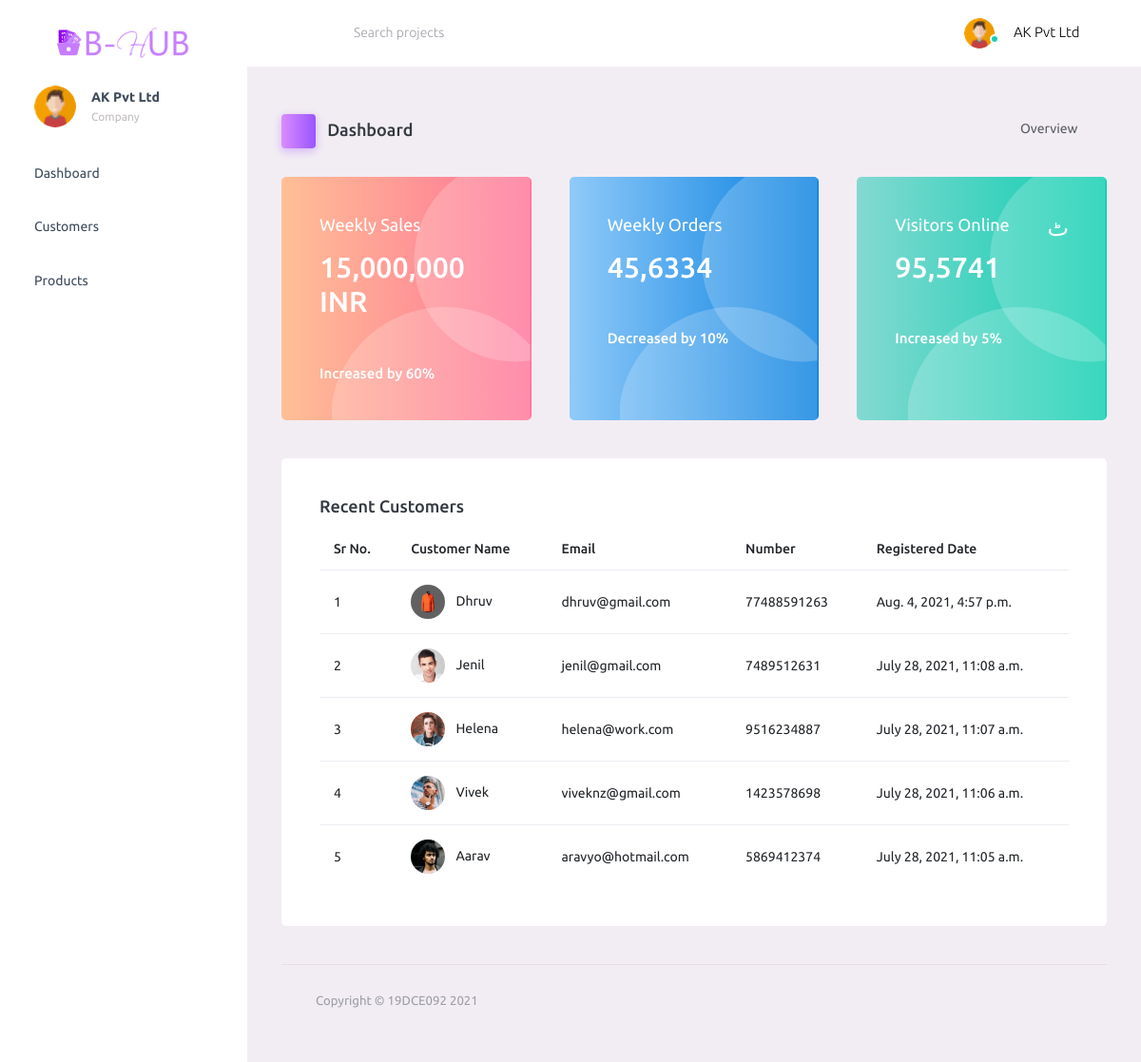
The app's page /dashboard/ (signed in) with its own data.
### app1/models.py (models this page shows, shortened)
class Company_Details(models.Model):
    company_name = models.CharField(default="",blank=True,null=True,max_length=250)
    company_email = models.EmailField(default="",blank=True,null=True,max_length=250)
    company_number = models.PositiveIntegerField(default=0,blank=True,null=True)
    company_address = models.TextField(default="")
    company_password = models.CharField(default="",blank=True,null=True,max_length=250)
    company_regdate = models.DateField(auto_now=True,blank=True,null=True)
    company_profile = models.ImageField(upload_to="CompanyProfile/",default="",blank=True,null=True,max_length=300)

class Company_customer(models.Model):
    comp = models.ForeignKey('Company_Details',on_delete=models.CASCADE,blank=True,null=True)
    customer_name = models.CharField(default="",blank=True,null=True,max_length=250)
    customer_email = models.EmailField(default="",blank=True,null=True,max_length=250)
    customer_number = models.PositiveIntegerField(default="",blank=True,null=True)
    customer_address1 = models.TextField(default="")
    customer_address2 = models.TextField(default="")
    customer_password = models.CharField(default="",blank=True,null=True,max_length=250)
    customer_regdate = models.DateTimeField(auto_now_add=True,blank=True,null=True)
    customer_profile = models.ImageField(upload_to="CustomerProfile/",default="",blank=True,null=True,max_length=300)

### app1/views.py (the view)
# urls.py: path('dashboard/',dashboard,name='dashboard'),
def dashboard(request):
    if 'comp_user' in request.session.keys():
        user = Company_Details.objects.get(id = int( request.session['comp_user']))
        cust = Company_customer.objects.filter(comp = user)
        return render(request,'dashboard/index.html',{'USER':user,'cust':cust})
    else:
       return redirect('login')

### app1/templates/dashboard/index.html (shortened to what this page needs)
{% extends 'base/dashboardbase.html' %}
{% load static %}
{% block maincontent %}
<div class="content-wrapper">
                    <div class="page-header">
                        <h3 class="page-title">
                            <span class="page-title-icon bg-gradient-primary text-white mr-2"><i class="mdi mdi-home"></i></span> Dashboard</h3>
                        <nav aria-label="breadcrumb">
                            <ul class="breadcrumb">
                                <li class="breadcrumb-item active" aria-current="page">
                                    Overview <i class="mdi mdi-alert-circle-outline icon-sm text-primary align-middle"></i>
                                </li>
                            </ul>
                        </nav>
                    </div>
                    <div class="row">
                        <div class="col-md-4 stretch-card grid-margin">
                            <div class="card bg-gradient-danger card-img-holder text-white">
                                <div class="card-body">
                                    <img src="{% static 'dashboard/images/dashboard/circle.svg' %}" class="card-img-absolute" alt="circle-image" />
                                    <h4 class="font-weight-normal mb-3">Weekly Sales
                                    </h4>
                                    <h2 class="mb-5">15,000,000 INR</h2>
                                    <h6 class="card-text">Increased by 60%</h6>
                                </div>
                            </div>
                        </div>
                        <div class="col-md-4 stretch-card grid-margin">
                            <div class="card bg-gradient-info card-img-holder text-white">
                                <div class="card-body">
                                    <img src="{% static 'dashboard/images/dashboard/circle.svg' %}" class="card-img-absolute" alt="circle-image" />
                                    <h4 class="font-weight-normal mb-3">Weekly Orders
                                    </h4>
                                    <h2 class="mb-5">45,6334</h2>
                                    <h6 class="card-text">Decreased by 10%</h6>
                                </div>
                            </div>
                        </div>
                        <div class="col-md-4 stretch-card grid-margin">
                            <div class="card bg-gradient-success card-img-holder text-white">
                                <div class="card-body">
                                    <img src="{% static 'dashboard/images/dashboard/circle.svg' %}" class="card-img-absolute" alt="circle-image" />
                                    <h4 class="font-weight-normal mb-3">Visitors Online
                                    </h4>
                                    <h2 class="mb-5">95,5741</h2>
                                    <h6 class="card-text">Increased by 5%</h6>
                                </div>
                            </div>
                        </div>
                    </div>
                    <div class="row">
                        <div class="col-12 grid-margin">
                            <div class="card">
                                <div class="card-body">
                                    <h4 class="card-title">Recent Customers</h4>
                                    <div class="table-responsive">
                                        <table class="table">
                                            <thead>
                                                <tr>
                                                    <th> Sr No. </th>
                                                    <th> Customer Name </th>
                                                    <th> Email </th>
                                                    <th> Number </th>
                                                    <th> Registered Date </th>
                                                </tr>
                                            </thead>
                                            <tbody>
                                                {% for i in cust reversed  %}
                                                {% if forloop.counter < 6 %}
                                                <tr>
                                                    <td> {{ forloop.counter }} </td>
                                                    <td>
                                                    {% if i.customer_profile %}
                                                        <img src={{ i.customer_profile.url }} class="mr-2" alt="image">
                                                    {% else %}
                                                        <img class="mr-2" alt="No image!">
                                                    {% endif %} {{  i.customer_name }} </td>
                                                    <td> {{ i.customer_email }} </td>
                                                    <td> {{ i.customer_number }} </td>
                                                    <td> {{ i.customer_regdate }} </td>
                                                </tr>
                                                {% endif %}
                                            {% endfor %}
                                            </tbody>
                                        </table>
                                    </div>
                                </div>
                            </div>
                        </div>
                    </div>
{% endblock maincontent %}

### app1/templates/base/dashboardbase.html (shortened to what this page needs)
{% load static %}
<!DOCTYPE html>
<html lang="en">
<head>
    <link rel="stylesheet" href="{% static 'dashboard/vendors/mdi/css/materialdesignicons.min.css' %}">
    <link rel="stylesheet" href="{% static 'dashboard/vendors/css/vendor.bundle.base.css' %}">
    <link rel="stylesheet" href="{% static 'dashboard/css/style.css' %}">
    <link rel="stylesheet" href="{% static 'dashboard/css/customstyle.css' %}">
</head>
<body>
    <div class="container-scroller">
        <nav class="navbar default-layout-navbar col-lg-12 col-12 p-0 fixed-top d-flex flex-row">
            <div class="text-center navbar-brand-wrapper d-flex align-items-center justify-content-center">
                <a class="navbar-brand brand-logo" href="{% url 'dashboard' %}"><img src="{% static 'dashboard/images/Group 13.svg' %}" alt="logo" /></a>
            </div>
            <div class="navbar-menu-wrapper d-flex align-items-stretch">
                <button class="navbar-toggler navbar-toggler align-self-center" type="button" data-toggle="minimize">
            <span class="mdi mdi-menu"></span>
          </button>
                <div class="search-field d-none d-md-block">
                    <form class="d-flex align-items-center h-100" action="#">
                        <div class="input-group">
                            <div class="input-group-prepend bg-transparent">
                                <i class="input-group-text border-0 mdi mdi-magnify"></i>
                            </div>
                            <input type="text" class="form-control bg-transparent border-0" placeholder="Search projects">
                        </div>
                    </form>
                </div>
                <ul class="navbar-nav navbar-nav-right">
                    <li class="nav-item nav-profile dropdown">
                        <a class="nav-link dropdown-toggle" id="profileDropdown" href="#" data-toggle="dropdown" aria-expanded="false">
                            <div class="nav-profile-img">
                            {% if USER.company_profile  %}
                                <img src={{ USER.company_profile.url }} alt="image">
                            {% else %}
                                <img alt="image">
                            {% endif %}
                                <span class="availability-status online"></span>
                            </div>
                            <div class="nav-profile-text">
                                <p class="mb-1 text-black">{{ USER.company_name }}</p>
                            </div>
                        </a>
                    </li>
                </ul>
            </div>
        </nav>
        <div class="container-fluid page-body-wrapper">
            <nav class="sidebar sidebar-offcanvas" id="sidebar">
                <ul class="nav">
                    <li class="nav-item nav-profile">
                        <a href="{% url 'error500' %}" class="nav-link">
                            <div class="nav-profile-image">
                            {% if USER.company_profile %}
                            <img src={{ USER.company_profile.url }} alt="profile">
                            {% else %}
                            <img alt="profile">
                            {% endif %}
                            </div>
                            <div class="nav-profile-text d-flex flex-column">
                                <span class="font-weight-bold mb-2"> {{ USER.company_name }} </span>
                                <span class="text-secondary text-small">Company</span>
                            </div>
                            <i class="ml-2 mdi mdi-bookmark-check text-success nav-profile-badge"></i>
                        </a>
                    </li>
                    <li class="nav-item">
                        <a class="nav-link" href="{% url 'dashboard' %}">
                            <span class="menu-title">Dashboard</span>
                            <i class="mdi mdi-home menu-icon"></i>
                        </a>
                    </li>
                    <li class="nav-item">
                        <a class="nav-link" href="{% url 'customer' %}">
                            <span class="menu-title">Customers</span>
                            <i class="mdi mdi-account-multiple menu-icon"></i>
                        </a>
                    </li>
                    <li class="nav-item">
                        <a class="nav-link" href="{% url 'products' %}">
                            <span class="menu-title">Products</span>
                            <i class="mdi mdi-basket menu-icon"></i>
                        </a>
                    </li>
                </ul>
            </nav>
            <div class="main-panel">
                {% block maincontent %}
                {% endblock maincontent %}
                <footer class="footer">
                    <div class="container-fluid clearfix">
                        <span class="text-muted d-block text-center text-sm-left d-sm-inline-block">Copyright © 19DCE092 2021</span>
                    </div>
                </footer>
            </div>
        </div>
    </div>
</body>
</html>

### records on screen
Company_Details: company_profile (picture), company_name "AK Pvt Ltd"
Company_customer: customer_profile (picture), customer_name "Dhruv", customer_email "dhruv@gmail.com", customer_number "77488591263", customer_regdate "Aug. 4, 2021, 4:57 p.m."
Company_customer: customer_profile (picture), customer_name "Jenil", customer_email "jenil@gmail.com", customer_number "7489512631", customer_regdate "July 28, 2021, 11:08 a.m."
Company_customer: customer_profile (picture), customer_name "Helena", customer_email "helena@work.com", customer_number "9516234887", customer_regdate "July 28, 2021, 11:07 a.m."
Company_customer: customer_profile (picture), customer_name "Vivek", customer_email "viveknz@gmail.com", customer_number "1423578698", customer_regdate "July 28, 2021, 11:06 a.m."
Company_customer: customer_profile (picture), customer_name "Aarav", customer_email "aravyo@hotmail.com", customer_number "5869412374", customer_regdate "July 28, 2021, 11:05 a.m."
